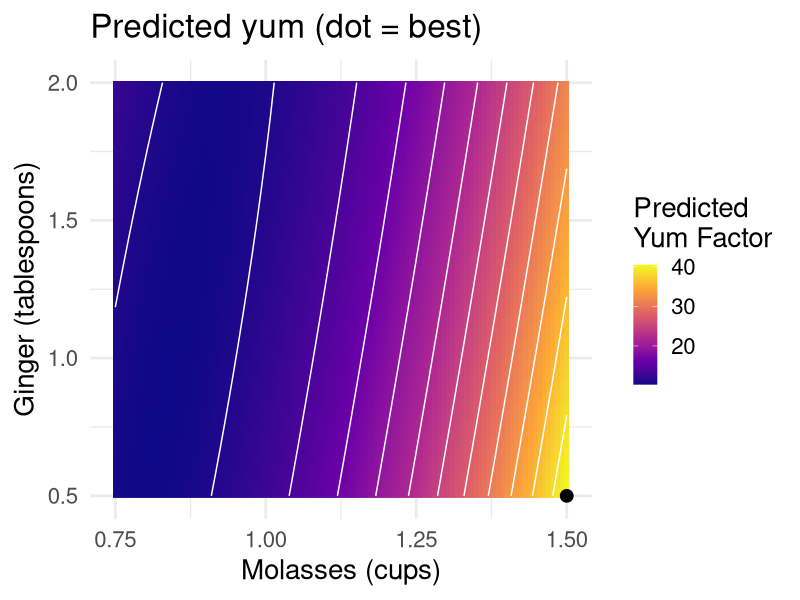
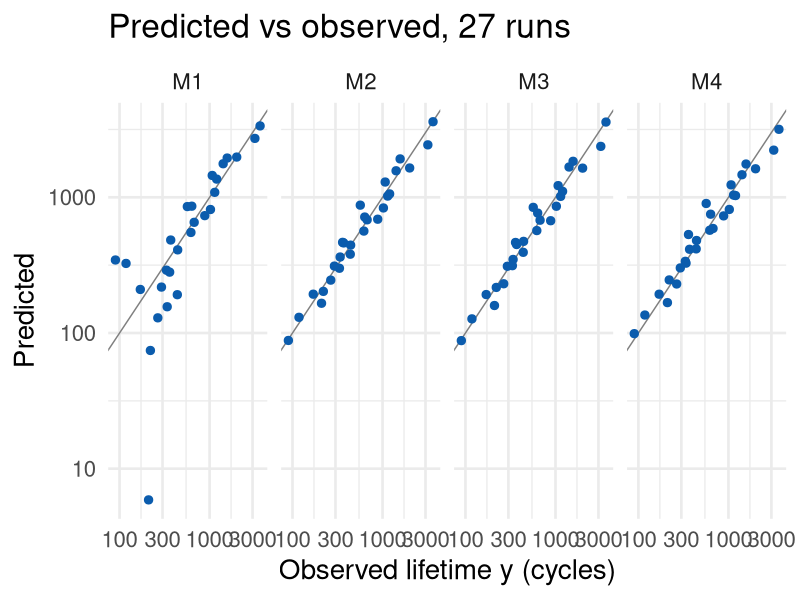

Source code (R) for these figures, in order:
# slides_recitation_11_rsm.R
# Recomputes every figure/number on the Recitation 11 (RSM) slides.
# Run from the repo root:  source("functions/slides_recitation_11_rsm.R")
# Data: workshops/gingerbread_test1.csv, workshops/recitation11_textile.csv
library(dplyr)
library(tidyr)
library(readr)
library(ggplot2)
library(broom)

out = "docs-v3/images/slides/recitation-11/"

# ---- Gingerbread: second-order model m3 and its contour ----
cookies = read_csv("workshops/gingerbread_test1.csv", show_col_types = FALSE)
m3 = lm(yum ~ molasses * ginger + I(molasses^2) + I(ginger^2), data = cookies)
print(round(coef(m3), 2))
print(glance(m3) %>% select(r.squared))

grid = expand_grid(molasses = seq(0.75, 1.5, length.out = 100),
                   ginger = seq(0.5, 2, length.out = 100))
grid$yum = predict(m3, newdata = grid)
best = grid %>% slice_max(yum, n = 1)
print(best)

g1 = ggplot(grid, aes(x = molasses, y = ginger, z = yum)) +
  geom_raster(aes(fill = yum)) +
  geom_contour(color = "white", bins = 12) +
  geom_point(data = best, aes(x = molasses, y = ginger), inherit.aes = FALSE, size = 4, color = "black") +
  scale_fill_viridis_c(option = "plasma", name = "Predicted\nYum Factor") +
  labs(title = "Predicted yum (dot = best)",
       x = "Molasses (cups)", y = "Ginger (tablespoons)") +
  theme_minimal(base_size = 20)
ggsave(paste0(out, "gen_contour_yum.png"), g1, width = 7, height = 4.4, dpi = 110)

# ---- Textiles: models M1-M4 (Table 12.8 / 12.9) ----
d = read_csv("workshops/recitation11_textile.csv", show_col_types = FALSE)
print(max(d$y) / min(d$y))  # 40.4

m1 = lm(y ~ length + amplitude + load + I(length^2) + I(amplitude^2) + I(load^2) +
          length:amplitude + amplitude:load + length:load, data = d)
m2 = lm(log(y) ~ length + amplitude + load, data = d)
m3t = lm(log(y) ~ log(length) + log(amplitude) + log(load), data = d)
# M4: power model with the exponents of M3 rounded: y = k (l/A)^5 L^-3
k = exp(mean(log(d$y) - 5*log(d$length/d$amplitude) + 3*log(d$load)))

d$M1 = fitted(m1)
d$M2 = exp(fitted(m2))
d$M3 = exp(fitted(m3t))
d$M4 = k * (d$length / d$amplitude)^5 * d$load^-3

p = c(10, 4, 4, 4)
rss = sapply(c("M1", "M2", "M3", "M4"), function(m) sum((d$y - d[[m]])^2))
df = c(17, 23, 23, 23)
tab = tibble(model = c("M1", "M2", "M3", "M4"), rss_e3 = rss / 1000, df = df,
             ms = rss_e3 / df * 1000 / 1000 * 1, p = p) %>%
  mutate(ms = rss / df / 1000, avgvar = ms * p / 27)
print(tab %>% mutate(across(where(is.numeric), ~round(., 1))))

long = d %>% mutate(run = row_number()) %>%
  select(run, y, M1, M2, M3, M4) %>%
  pivot_longer(M1:M4, names_to = "model", values_to = "pred")
g2 = ggplot(long, aes(x = y, y = pred)) +
  geom_abline(slope = 1, intercept = 0, color = "grey50") +
  geom_point(size = 2.5, color = "#0b5cad") +
  facet_wrap(~model, nrow = 1) +
  scale_x_log10() + scale_y_continuous(trans = "log10") +
  labs(title = "Predicted vs observed, 27 runs",
       x = "Observed lifetime y (cycles)", y = "Predicted") +
  theme_minimal(base_size = 20)
ggsave(paste0(out, "gen_textile_fit.png"), g2, width = 8.6, height = 3.9, dpi = 110)
